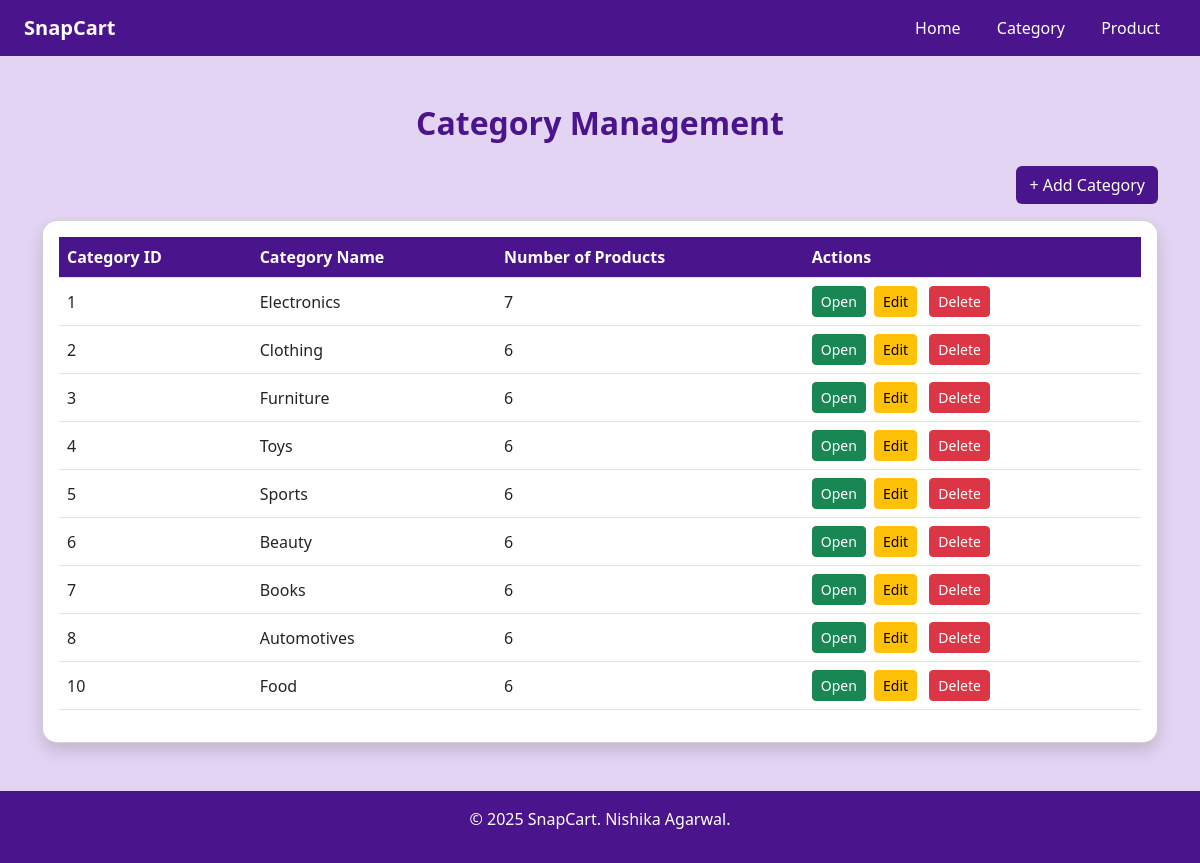
The page /admin_category on the database its author committed.
### models.py (models this page shows)
class Category(db.Model):
    __tablename__ = 'category'
    id = db.Column(db.Integer, primary_key=True)
    name = db.Column(db.String(64), nullable=False)
    products = db.relationship('Product', back_populates='category', cascade='all, delete')

### routes.py (the view)
@app.route('/admin_category')
def admin_category():
    categories = Category.query.all()
    return render_template('admin/admin_category.html', categories=categories)

### templates/admin/admin_category.html (shortened to what this page needs)
<!DOCTYPE html>
<html lang="en">
<head>
    <link href="https://cdn.jsdelivr.net/npm/bootstrap@5.3.0/dist/css/bootstrap.min.css" rel="stylesheet">
</head>
<body>
    <nav class="navbar navbar-expand-lg snap-purple px-4">
        <a class="navbar-brand text-white fw-bold">SnapCart</a>
        <div class="ms-auto">
            <a class="nav-link d-inline px-3" href="{{ url_for('admin_home') }}">Home</a>
            <a class="nav-link d-inline px-3" href="{{ url_for('admin_category') }}">Category</a>
            <a class="nav-link d-inline px-3" href="{{ url_for('admin_product') }}">Product</a>
        </div>
    </nav>
    <div class="container py-5">
        <h2 class="text-center mb-4">Category Management</h2>
        <div class="d-flex justify-content-end mb-3">
            <a href="{{ url_for('add_category') }}" class="btn btn-snap">+ Add Category</a>
        </div>
        <div class="card shadow p-3">
            <div class="table-responsive">
                <table class="table table-hover align-middle">
                    <thead>
                        <tr>
                            <th scope="col">Category ID</th>
                            <th scope="col">Category Name</th>
                            <th scope="col">Number of Products</th>
                            <th scope="col">Actions</th>
                        </tr>
                    </thead>
                    <tbody>
                        {% for category in categories %}
                        <tr>
                            <td>{{ category.id }}</td>
                            <td>{{ category.name }}</td>
                            <td>{{ category.products | length }}</td>
                            <td>
                                <a href="{{ url_for('show_category', id=category.id) }}" class="btn btn-sm btn-success me-1">Open</a>
                                <a href="{{ url_for('edit_category', id=category.id) }}" class="btn btn-sm btn-warning me-2">Edit</a>
                                <a href="{{ url_for('delete_category', id=category.id) }}" class="btn btn-sm btn-danger" onclick="return confirm('Are you sure you want to delete this category?');">Delete</a>
                            </td>
                        </tr>
                        {% else %}
                        <tr>
                            <td colspan="4" class="text-center">No categories available.</td>
                        </tr>
                        {% endfor %}
                    </tbody>
                </table>
            </div>
        </div>
    </div>
    <footer>
        <p>&copy; 2025 SnapCart. Nishika Agarwal.</p>
    </footer>
</body>
</html>

### templates/admin/admin_category.html (style rules this page uses)
body { background-color: #e4d4f4; font-family: 'Segoe UI', sans-serif; min-height: 100vh; display: flex; flex-direction: column; }
.snap-purple { background-color: #4a148c; color: white; }
.btn-snap { background-color: #4a148c; color: white; }
.card { border-radius: 15px; }
.table th { background-color: #4a148c !important; color: white; }
h2 { color: #4a148c; font-weight: 600; }
.nav-link { color: white !important; }
footer { margin-top: auto; background-color: #4a148c; color: white; text-align: center; padding: 1rem 0; }

### rows shown on the page
Category: id "1", name "Electronics", products|length "7"
Category: id "2", name "Clothing", products|length "6"
Category: id "3", name "Furniture", products|length "6"
Category: id "4", name "Toys", products|length "6"
Category: id "5", name "Sports", products|length "6"
Category: id "6", name "Beauty", products|length "6"
Category: id "7", name "Books", products|length "6"
Category: id "8", name "Automotives", products|length "6"
Category: id "10", name "Food", products|length "6"
